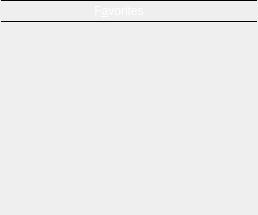
       <widget class="QWidget" name="favoritesWidget" native="true">
        <property name="styleSheet">
         <string notr="true">QWidget#favoritesWidget {
border: none;
border-left: 1px solid black;
border-right: 1px solid black;
margin: 0px;
padding: 0px;
}</string>
        </property>
        <layout class="QVBoxLayout" name="favoritesVerticalLayout">
         <property name="spacing">
          <number>0</number>
         </property>
         <property name="leftMargin">
          <number>1</number>
         </property>
         <property name="topMargin">
          <number>0</number>
         </property>
         <property name="rightMargin">
          <number>1</number>
         </property>
         <property name="bottomMargin">
          <number>1</number>
         </property>
         <item>
          <widget class="QFrame" name="favoritesHeaderPanel">
           <property name="minimumSize">
            <size>
             <width>0</width>
             <height>22</height>
            </size>
           </property>
           <property name="maximumSize">
            <size>
             <width>16777215</width>
             <height>22</height>
            </size>
           </property>
           <property name="styleSheet">
            <string notr="true">QWidget {
border: none;
border-top: 1px solid black;
border-bottom: 1px solid black;
background-color: qlineargradient(x1: 0, y1: 0, x2: 0, y2: 1,
stop: 0 #a6a6a6, stop: 0.08 #7f7f7f,
stop: 0.39999 #717171, stop: 0.4 #626262,
stop: 0.9 #4c4c4c, stop: 1 #333333);
color: rgb(255, 255, 255);
margin: 0px;
padding: 0px;
}

QPushButton {
border: none;
padding: 0px;
}

QPushButton:focus {
outline: none;
}

QPushButton:hover:!pressed {
background-color: qlineargradient(x1: 0, y1: 0, x2: 0, y2: 1,
stop: 0 #bcbcbc, stop: 0.08 #9f9f9f,
stop: 0.39999 #949494, stop: 0.4 #898989,
stop: 0.9 #787878, stop: 1 #666666);
}

QPushButton:pressed {
background-color: qlineargradient(x1: 0, y1: 0, x2: 0, y2: 1,
stop: 0 #535353, stop: 0.08 #3f3f3f,
stop: 0.39999 #393939, stop: 0.4 #313131,
stop: 0.9 #262626, stop: 1 #1a1a1a);
}

QPushButton#favoritesPanelIconPseudoPushButton:hover {
background-color: qlineargradient(x1: 0, y1: 0, x2: 0, y2: 1,
stop: 0 #a6a6a6, stop: 0.08 #7f7f7f,
stop: 0.39999 #717171, stop: 0.4 #626262,
stop: 0.9 #4c4c4c, stop: 1 #333333);
}

QPushButton#favoritesPanelIconPseudoPushButton:pressed {
background-color: qlineargradient(x1: 0, y1: 0, x2: 0, y2: 1,
stop: 0 #a6a6a6, stop: 0.08 #7f7f7f,
stop: 0.39999 #717171, stop: 0.4 #626262,
stop: 0.9 #4c4c4c, stop: 1 #333333);
}

QLabel {
border: none;
}</string>
           </property>
           <property name="lineWidth">
            <number>0</number>
           </property>
           <layout class="QHBoxLayout" name="favoritesHeaderHorizontalLayout">
            <property name="spacing">
             <number>0</number>
            </property>
            <property name="leftMargin">
             <number>0</number>
            </property>
            <property name="topMargin">
             <number>0</number>
            </property>
            <property name="rightMargin">
             <number>0</number>
            </property>
            <property name="bottomMargin">
             <number>0</number>
            </property>
            <item>
             <widget class="QPushButton" name="favoritesPanelIconPseudoPushButton">
              <property name="sizePolicy">
               <sizepolicy hsizetype="Preferred" vsizetype="Preferred">
                <horstretch>0</horstretch>
                <verstretch>0</verstretch>
               </sizepolicy>
              </property>
              <property name="minimumSize">
               <size>
                <width>20</width>
                <height>20</height>
               </size>
              </property>
              <property name="maximumSize">
               <size>
                <width>20</width>
                <height>20</height>
               </size>
              </property>
              <property name="icon">
               <iconset resource="../resource/icons/other/icons.qrc">
                <normaloff>:/favorite/star.png</normaloff>:/favorite/star.png</iconset>
              </property>
              <property name="iconSize">
               <size>
                <width>16</width>
                <height>16</height>
               </size>
              </property>
              <property name="flat">
               <bool>true</bool>
              </property>
             </widget>
            </item>
            <item>
             <widget class="QLabel" name="favoritesLabel">
              <property name="sizePolicy">
               <sizepolicy hsizetype="Minimum" vsizetype="Fixed">
                <horstretch>0</horstretch>
                <verstretch>0</verstretch>
               </sizepolicy>
              </property>
              <property name="minimumSize">
               <size>
                <width>90</width>
                <height>20</height>
               </size>
              </property>
              <property name="text">
               <string>F&amp;avorites</string>
              </property>
              <property name="alignment">
               <set>Qt::AlignCenter</set>
              </property>
              <property name="buddy">
               <cstring>favoritesTableView</cstring>
              </property>
             </widget>
            </item>
            <item>
             <widget class="QPushButton" name="unfavoritePushButton">
              <property name="sizePolicy">
               <sizepolicy hsizetype="Fixed" vsizetype="Fixed">
                <horstretch>0</horstretch>
                <verstretch>0</verstretch>
               </sizepolicy>
              </property>
              <property name="minimumSize">
               <size>
                <width>20</width>
                <height>20</height>
               </size>
              </property>
              <property name="maximumSize">
               <size>
                <width>20</width>
                <height>20</height>
               </size>
              </property>
              <property name="icon">
               <iconset theme="edit-delete">
                <normaloff>.</normaloff>.</iconset>
              </property>
              <property name="iconSize">
               <size>
                <width>16</width>
                <height>16</height>
               </size>
              </property>
              <property name="flat">
               <bool>true</bool>
              </property>
             </widget>
            </item>
            <item>
             <widget class="QPushButton" name="favoriteInfoButton">
              <property name="sizePolicy">
               <sizepolicy hsizetype="Fixed" vsizetype="Fixed">
                <horstretch>0</horstretch>
                <verstretch>0</verstretch>
               </sizepolicy>
              </property>
              <property name="minimumSize">
               <size>
                <width>20</width>
                <height>20</height>
               </size>
              </property>
              <property name="maximumSize">
               <size>
                <width>20</width>
                <height>20</height>
               </size>
              </property>
              <property name="icon">
               <iconset theme="dialog-information">
                <normaloff>.</normaloff>.</iconset>
              </property>
              <property name="iconSize">
               <size>
                <width>16</width>
                <height>16</height>
               </size>
              </property>
              <property name="flat">
               <bool>true</bool>
              </property>
             </widget>
            </item>
           </layout>
          </widget>
         </item>
         <item>
          <widget class="QTableView" name="favoritesTableView">
           <property name="minimumSize">
            <size>
             <width>0</width>
             <height>30</height>
            </size>
           </property>
           <property name="styleSheet">
            <string notr="true">QTableView#favoritesTableView {
border: none;
border-top: 1px;
background-color: transparent;
}</string>
           </property>
          </widget>
         </item>
        </layout>
       </widget>
